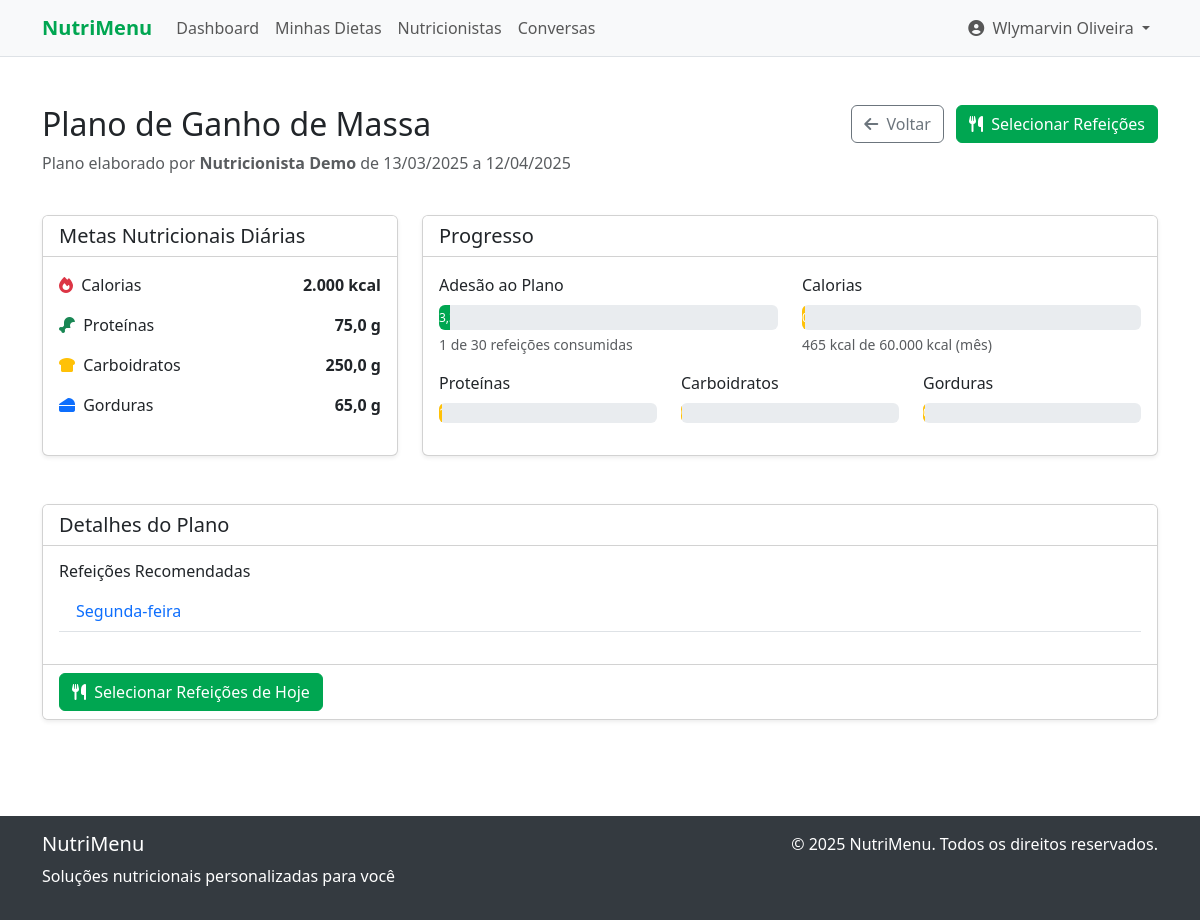
Screenshot of /diets/view?id=1 (signed in) with the database file from the repository.
### tables this page shows
CREATE TABLE diet_plans (
    id INTEGER PRIMARY KEY AUTOINCREMENT,
    nutritionist_id INTEGER NOT NULL,
    user_id INTEGER NOT NULL,
    name TEXT NOT NULL,
    start_date DATE NOT NULL,
    end_date DATE NOT NULL,
    daily_calories REAL,
    daily_protein REAL, -- in g
    daily_carbs REAL, -- in g
    daily_fat REAL, -- in g
    notes TEXT,
    status TEXT DEFAULT 'active', -- 'active', 'completed', 'canceled'
    created_at DATETIME DEFAULT CURRENT_TIMESTAMP,
    updated_at DATETIME DEFAULT CURRENT_TIMESTAMP,
    FOREIGN KEY (nutritionist_id) REFERENCES nutritionist_profiles(id) ON DELETE CASCADE,
    FOREIGN KEY (user_id) REFERENCES users(id) ON DELETE CASCADE
);

### src/views/diet/view.php (the view, shortened to what the rows shown need)
<div class="container my-5">
    <div class="row mb-4">
        <div class="col-md-8">
            <h2><?= $plan['name'] ?></h2>
            <p class="text-muted">
                Plano elaborado por <strong><?= $plan['nutritionist_name'] ?></strong>
                de <?= Formatter::formatDate($plan['start_date']) ?> a <?= Formatter::formatDate($plan['end_date']) ?>
            </p>
        </div>
    </div>
    <div class="row mb-4">
        <div class="col-md-4 mb-4">
            <div class="card shadow-sm h-100">
                <div class="card-body">
                    <div class="d-flex justify-content-between mb-3">
                        <div>
                            <i class="fas fa-fire text-danger me-1"></i> Calorias
                        </div>
                        <div class="fw-bold"><?= Formatter::formatCalories($plan['daily_calories']) ?></div>
                    </div>
                    <div class="d-flex justify-content-between mb-3">
                        <div>
                            <i class="fas fa-drumstick-bite text-success me-1"></i> Proteínas
                        </div>
                        <div class="fw-bold"><?= Formatter::formatNutrient($plan['daily_protein']) ?></div>
                    </div>
                    <div class="d-flex justify-content-between mb-3">
                        <div>
                            <i class="fas fa-bread-slice text-warning me-1"></i> Carboidratos
                        </div>
                        <div class="fw-bold"><?= Formatter::formatNutrient($plan['daily_carbs']) ?></div>
                    </div>
                    <div class="d-flex justify-content-between">
                        <div>
                            <i class="fas fa-cheese text-primary me-1"></i> Gorduras
                        </div>
                        <div class="fw-bold"><?= Formatter::formatNutrient($plan['daily_fat']) ?></div>
                    </div>
                </div>
            </div>
        </div>
    </div>
</div>

### rows the page displays
diet_plans: name "Plano de Ganho de Massa", start_date "13/03/2025", end_date "12/04/2025", daily_calories "2.000 kcal", daily_protein "75,0 g", daily_carbs "250,0 g", daily_fat "65,0 g"

### other values shown
APP_NAME "NutriMenu"
$currentUser['name'] "Wlymarvin Oliveira"
$plan['nutritionist_name'] "Nutricionista Demo"
$compliance['consumed_meals'] "1"
$compliance['total_meals'] "30"
Formatter::formatCalories($compliance['total_calories']) "465 kcal"
Formatter::formatCalories($compliance['daily_calories_target'] * 30) "60.000 kcal"
$dayNames[$day] "Segunda-feira"
